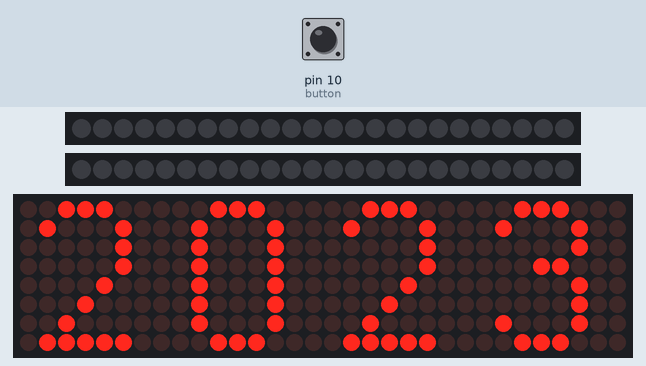
Recording of a sketch running on a simulated Arduino Uno, built with avr-gcc and run on an emulated ATmega328P. Shown: 2 × 24 RGB LEDs in strip order, left to right, 32×8 LED matrix. The test bench sets the inputs (shaded band); at power-on: pin 10 (button) HIGH. Random numbers use the default seed unless the sketch sets one; what the sketch prints to the serial monitor is not drawn.

Above: at 1.7 s.
1.8 s: pin 10 (button) pulled LOW for 0.35 s
5.1 s: pin 10 (button) pulled LOW for 3.2 s
11.3 s: pin 10 (button) pulsed LOW 2 times (0.12 s each, 0.3 s apart)
Timing chart, 0 to 14.3 s (numbered marks = the images above; inputs shaded):
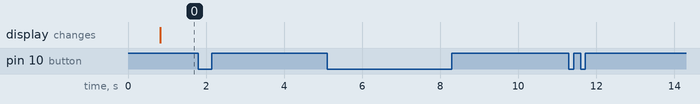

The sketch:

ScoreBoard.ino
```cpp
#include "LedControl.h"
#include <Adafruit_NeoPixel.h>
#define HARDWARE_TYPE MD_MAX7219::ICSTATION_HW
#define PIN1 7
#define PIN2 8
#define NUMPIXELS 24
#define button 10


LedControl lc = LedControl(5, 3, 4, 4); // Pins: DIN,CLK,CS, # of Display connected

Adafruit_NeoPixel p1 = Adafruit_NeoPixel(NUMPIXELS, PIN1, NEO_GRB + NEO_KHZ800);
Adafruit_NeoPixel p2 = Adafruit_NeoPixel(NUMPIXELS, PIN2, NEO_GRB + NEO_KHZ800);

Adafruit_NeoPixel pixels[2] = {

  p1,
  p2

};


long rnd;


byte sayilar[10][8] = {
  {
    0b00111000,
    0b01000100,
    0b01000100,
    0b01000100,
    0b01000100,
    0b01000100,
    0b01000100,
    0b00111000
  }, {
    0b00010000,
    0b00110000,
    0b00010000,
    0b00010000,
    0b00010000,
    0b00010000,
    0b00010000,
    0b00111000
  }, {
    0b00111000,
    0b01000100,
    0b00000100,
    0b00000100,
    0b00001000,
    0b00010000,
    0b00100000,
    0b01111100
  }, {
    0b00111000,
    0b01000100,
    0b00000100,
    0b00011000,
    0b00000100,
    0b00000100,
    0b01000100,
    0b00111000
  }, {
    0b00000100,
    0b00001100,
    0b00010100,
    0b00100100,
    0b01000100,
    0b01111100,
    0b00000100,
    0b00000100
  }, {
    0b01111100,
    0b01000000,
    0b01000000,
    0b01111000,
    0b00000100,
    0b00000100,
    0b01000100,
    0b00111000
  }, {
    0b00111000,
    0b01000100,
    0b01000000,
    0b01111000,
    0b01000100,
    0b01000100,
    0b01000100,
    0b00111000
  }, {
    0b01111100,
    0b00000100,
    0b00000100,
    0b00001000,
    0b00010000,
    0b00100000,
    0b00100000,
    0b00100000
  }, {
    0b00111000,
    0b01000100,
    0b01000100,
    0b00111000,
    0b01000100,
    0b01000100,
    0b01000100,
    0b00111000
  }, {
    0b00111000,
    0b01000100,
    0b01000100,
    0b01000100,
    0b00111100,
    0b00000100,
    0b01000100,
    0b00111000
  }
};


void setup()
{
  pinMode(button, INPUT);

  p1.begin();
  p2.begin();

  Serial.begin(9600);
  lc.shutdown(0, false); // Wake up displays
  lc.shutdown(1, false);
  lc.shutdown(2, false);
  lc.shutdown(3, false);
  lc.setIntensity(0, 5); // Set intensity levels
  lc.setIntensity(1, 5);
  lc.setIntensity(2, 5);
  lc.setIntensity(3, 5);
  lc.clearDisplay(0);  // Clear Displays
  lc.clearDisplay(1);
  lc.clearDisplay(2);
  lc.clearDisplay(3);
  halkaSondur(0);
  halkaSondur(1);
}


void sayiYaz(int digit, int sayi) {
  for (int i = 0; i < 8; i++) {
    lc.setRow(digit, i, sayilar[sayi][i]);
  }
}


void skorYaz(int skor) {
  int hane1 = skor / 1000;
  int hane2 = (skor % 1000) / 100;
  int hane3 = (skor % 100) / 10;
  int hane4 = skor % 10;

  sayiYaz(3, hane1);
  sayiYaz(2, hane2);
  sayiYaz(1, hane3);
  sayiYaz(0, hane4);

}

void halkaYak(int sira) {
  for (int i = 0; i < NUMPIXELS; i++) {

    // pixels.Color takes RGB values, from 0,0,0 up to 255,255,255
    pixels[sira].setPixelColor(i, pixels[sira].Color(random(255), random(255), random(255)));
    pixels[sira].show();
    delay (10);
    Serial.println("Yandı");

  }

}
void halkaSondur(int sira) {
  for (int i = 0; i < NUMPIXELS; i++) {


    pixels[sira].setPixelColor(i, pixels[sira].Color(0, 0, 0));
    pixels[sira].show();
    delay (10);


  }


}


void loop()
{

  if (digitalRead(button) == LOW) {

    halkaSondur(0);
    Serial.println("butona basildi");
  } else {
    halkaYak(0);
    Serial.println("halka yakıldi");
  }


  skorYaz(2023);
}
```

Measured:
- after the input at 1.8 s, every drawn part: stays the same
- after the input at 5.1 s, every drawn part: stays the same
- after the input at 11.3 s, every drawn part: stays the same
